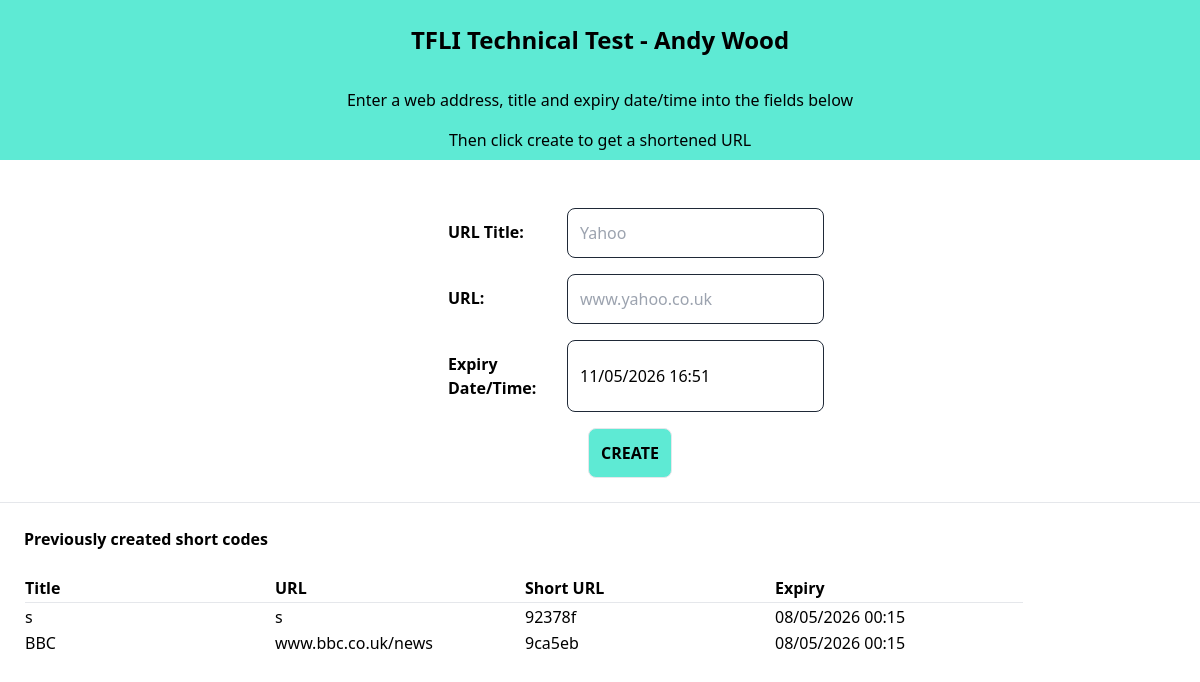
Before: / with the older database file.
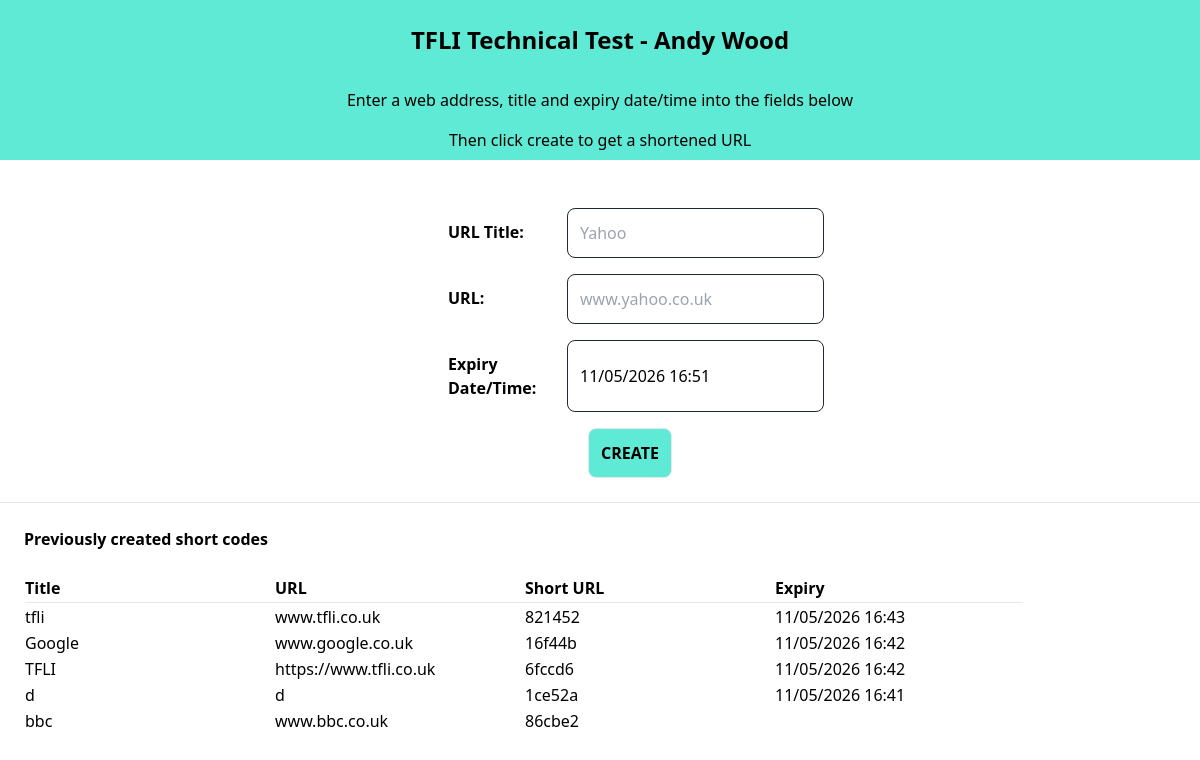
After: the same page with the newer database file.
### tables this page shows
CREATE TABLE short_urls (
                url_id INTEGER PRIMARY KEY AUTOINCREMENT,
                url_title TEXT NULL,
                url_add TEXT NULL,
                url_expiry datetime NULL,
                url_short TEXT NULL
                );

### index.php (called while the page is built, shortened)
<?php
    include ("tfli_main.php");

### tfli_mdl.php (called while the page is built, shortened)
<?php
class tfli_mdl {
    public function get_short_urls_db() {
        $db = new PDO('sqlite:database/tfli.db');
        $get_data = "SELECT *, strftime('%d/%m/%Y %H:%M', url_expiry) AS url_expiry_date FROM short_urls ORDER BY url_expiry DESC;";
        $exec_cmd = $db->query($get_data);
        $result = $exec_cmd->fetchAll(PDO::FETCH_ASSOC);
        return $result;
    }
}

### tfli_ctl.php (called while the page is built, shortened)
<?php
    include ("tfli_mdl.php");
    class tfli_ctl {
        public function get_short_urls() {
            $obj_db = new tfli_mdl();
            $short_urls = $obj_db->get_short_urls_db();
            return $short_urls;
        }
    }

### tfli_main.php (the view, shortened to what this page needs)
<?php
    include ("tfli_ctl.php");
    $obj_ctl = new tfli_ctl();
    $short_urls = $obj_ctl->get_short_urls();
    $expiry_date_now = new DateTime();
    $expiry_date = $expiry_date_now->modify("+ 10 minutes");
?>
    <body>
        <span class="flex justify-center w-full text-2xl font-bold bg-teal-300 p-6">TFLI Technical Test - Andy Wood</span>
        <span class="flex justify-center w-full bg-teal-300 p-2">Enter a web address, title and expiry date/time into the fields below</span>
        <span class="flex justify-center w-full bg-teal-300 p-2">Then click create to get a shortened URL</span>
        <div class="w-[70%] pl-[35%] mt-12">
            <span class="flex m-4">
                <label class="p-3 block w-[200px] font-bold">URL Title:</label>
                <input type="text" class="border border-gray-800 rounded-lg p-3 w-[300px]" placeholder="Yahoo" id="txtTitle"/>
            </span>
            <span class="flex m-4">
                <label class="p-3 block w-[200px] font-bold">URL:</label>
                <input type="text" class="border border-gray-800 rounded-lg p-3 w-[300px]" placeholder="www.yahoo.co.uk" id="txtUrl"/>
            </span>
            <span class="flex m-4">
                <label class="p-3 block w-[200px] font-bold">Expiry Date/Time:</label>
                <input type="text" class="border border-gray-800 rounded-lg p-3 w-[300px]" value="<?= $expiry_date->format('d/m/Y H:i'); ?>" id="txtExpiry"/>
            </span>
            <span class="flex w-full  justify-center">
                <button class="p-3 border bg-teal-300 font-bold rounded-lg" onclick="val_url()">CREATE</button>
            </span>
        </div>
        <?php if($short_urls) { ?>
        <hr class="mt-6 mb-6">
        <span class="w-full m-6 font-bold">Previously created short codes</span>
        <div class="w-full m-6">
            <table class="flex justify-start w-full">
                <th class="w-[250px] text-left">Title</th>
                <th class="w-[250px] text-left">URL</th>
                <th class="w-[250px] text-left">Short URL</th>
                <th class="w-[250px] text-left">Expiry</th>
                <tr><td colspan=5><hr></td></tr>
                <?php
                foreach ($short_urls as $row) {
                    echo "<tr>";
                    echo "<td>" . $row['url_title'] . "</td>";
                    echo "<td>" . $row['url_add'] . "</td>";
                    echo "<td>" . $row['url_short'] . "</td>";
                    echo "<td>" . $row['url_expiry_date'] . "</td>";
                    echo "</tr>";
                }
                ?>
            </table>
        </div>
        <?php } ?>
    </body>
    </html>

Changed rows visible on the page:
removed short_urls: url_title "s", url_add "s", url_short "92378f", url_expiry_date "08/05/2026 00:15"
added short_urls: url_title "tfli", url_add "www.tfli.co.uk", url_short "821452", url_expiry_date "11/05/2026 16:43"
added short_urls: url_title "Google", url_add "www.google.co.uk", url_short "16f44b", url_expiry_date "11/05/2026 16:42"
added short_urls: url_title "TFLI", url_add "https://www.tfli.co.uk", url_short "6fccd6", url_expiry_date "11/05/2026 16:42"
added short_urls: url_title "d", url_add "d", url_short "1ce52a", url_expiry_date "11/05/2026 16:41"
changed short_urls: url_title "BBC" → "bbc"; url_add "www.bbc.co.uk/news" → "www.bbc.co.uk"; url_short "9ca5eb" → "86cbe2"; url_expiry_date "08/05/2026 00:15" → (not shown)
